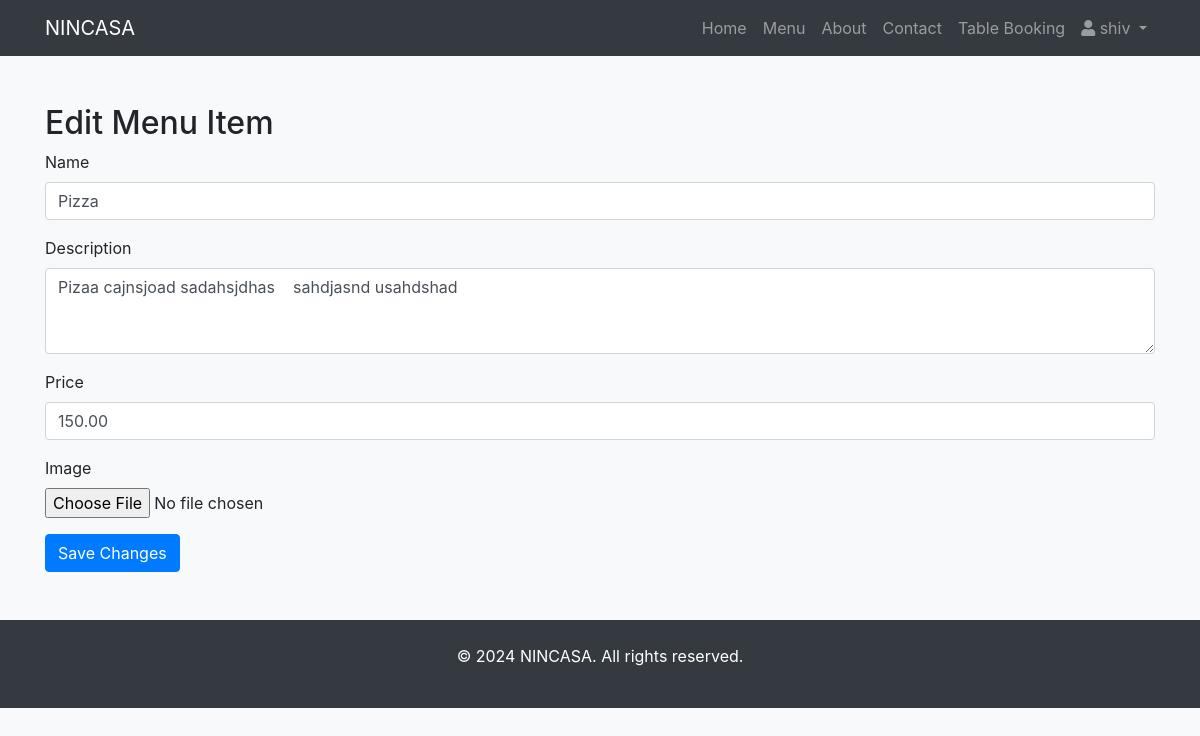
/edit_menu_item/1/ (signed in), run on the app's committed database.
### restaurant/models.py (models this page shows, shortened)
class MenuItem(models.Model):
    name = models.CharField(max_length=100)
    description = models.TextField()
    price = models.DecimalField(max_digits=5, decimal_places=2)
    image = models.ImageField(upload_to='menu_images/')

### restaurant/views.py (the view, shortened to what this page needs)
# urls.py: path('edit_menu_item/<int:item_id>/', edit_menu_item, name='edit_menu_item'),
@login_required
@user_passes_test(lambda user: user.is_staff)
def edit_menu_item(request, item_id):
    menu_item = get_object_or_404(MenuItem, id=item_id)
    return render(request, 'restaurant/edit_menu_item.html', {'menu_item': menu_item})

### templates/restaurant/edit_menu_item.html (shortened to what this page needs)
{% extends 'restaurant/base.html' %}
{% block content %}
<div class="container my-5">
    <h2>Edit Menu Item</h2>
    <form method="post" enctype="multipart/form-data">
        <div class="form-group">
            <label for="name">Name</label>
            <input type="text" class="form-control" id="name" name="name" value="{{ menu_item.name }}" required>
        </div>
        <div class="form-group">
            <label for="description">Description</label>
            <textarea class="form-control" id="description" name="description" rows="3" required>{{ menu_item.description }}</textarea>
        </div>
        <div class="form-group">
            <label for="price">Price</label>
            <input type="number" class="form-control" id="price" name="price" step="0.01" value="{{ menu_item.price }}" required>
        </div>
        <div class="form-group">
            <label for="image">Image</label>
            <input type="file" class="form-control-file" id="image" name="image">
        </div>
        <button type="submit" class="btn btn-primary">Save Changes</button>
    </form>
</div>
{% endblock %}

### templates/restaurant/base.html (shortened to what this page needs)
{% load static %}
<!DOCTYPE html>
<html lang="en">
<head>
    <link rel="stylesheet" href="https://cdnjs.cloudflare.com/ajax/libs/font-awesome/5.15.3/css/all.min.css">
    <link rel="stylesheet" href="https://stackpath.bootstrapcdn.com/bootstrap/4.5.2/css/bootstrap.min.css">
    <link rel="stylesheet" href="{% static 'css/styles.css' %}">
</head>
<body>
    <nav class="navbar navbar-expand-lg navbar-dark bg-dark">
        <div class="container">
            <a class="navbar-brand" href="{% url 'home' %}">NINCASA</a>
            <div class="collapse navbar-collapse" id="navbarNav">
                <ul class="navbar-nav ml-auto">
                    <li class="nav-item">
                        <a class="nav-link" href="{% url 'home' %}">Home</a>
                    </li>
                    <li class="nav-item">
                        <a class="nav-link" href="{% url 'menu' %}">Menu</a>
                    </li>
                    <li class="nav-item">
                        <a class="nav-link" href="#">About</a>
                    </li>
                    <li class="nav-item">
                        <a class="nav-link" href="{% url 'contact' %}">Contact</a>
                    </li>
                    <li class="nav-item">
                        <a class="nav-link" href="{% url 'booking' %}">Table Booking</a>
                    </li>
                    {% if user.is_authenticated %}
                    <li class="nav-item dropdown">
                        <a class="nav-link dropdown-toggle" href="#" id="navbarDropdown" role="button" data-toggle="dropdown" aria-haspopup="true" aria-expanded="false">
                            <i class="fas fa-user"></i> {{ user.username }}
                        </a>
                    </li>
                    {% else %}
                    <li class="nav-item">
                        <a class="nav-link" href="{% url 'login' %}">Login</a>
                    </li>
                    {% endif %}
                </ul>
            </div>
        </div>
    </nav>
    <main>
        {% block content %}{% endblock %}
    </main>
    <footer class="text-center py-4">
        <p>&copy; 2024 NINCASA. All rights reserved.</p>
    </footer>
</body>
</html>

### static/css/styles.css (style rules this page uses)
body { background-color: #f8f9fa; }
footer { background-color: #343a40; color: white; }

### data on the page
MenuItem: name "Pizza", description "Pizaa cajnsjoad sadahsjdhas sahdjasnd usahdshad", price "150.00"

### other printed values
{{ user.username }} "shiv"
